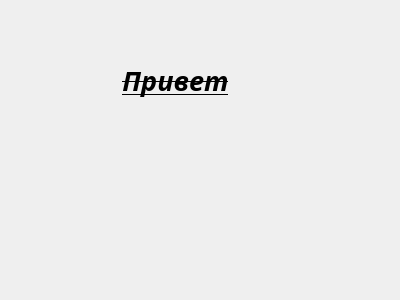
<?xml version="1.0" encoding="UTF-8"?>
<ui version="4.0">
 <class>Form</class>
 <widget class="QWidget" name="Form">
  <property name="geometry">
   <rect>
    <x>0</x>
    <y>0</y>
    <width>400</width>
    <height>300</height>
   </rect>
  </property>
  <property name="minimumSize">
   <size>
    <width>0</width>
    <height>0</height>
   </size>
  </property>
  <property name="maximumSize">
   <size>
    <width>16777215</width>
    <height>16777215</height>
   </size>
  </property>
  <property name="sizeIncrement">
   <size>
    <width>6653</width>
    <height>666</height>
   </size>
  </property>
  <property name="baseSize">
   <size>
    <width>66</width>
    <height>666</height>
   </size>
  </property>
  <property name="font">
   <font>
    <weight>75</weight>
    <italic>true</italic>
    <bold>true</bold>
    <underline>true</underline>
    <strikeout>true</strikeout>
   </font>
  </property>
  <property name="cursor">
   <cursorShape>ClosedHandCursor</cursorShape>
  </property>
  <property name="windowTitle">
   <string>Form</string>
  </property>
  <widget class="QPushButton" name="pushButton">
   <property name="geometry">
    <rect>
     <x>0</x>
     <y>40</y>
     <width>351</width>
     <height>81</height>
    </rect>
   </property>
   <property name="sizeIncrement">
    <size>
     <width>66</width>
     <height>66</height>
    </size>
   </property>
   <property name="baseSize">
    <size>
     <width>670</width>
     <height>66</height>
    </size>
   </property>
   <property name="font">
    <font>
     <family>Coiny 2.0</family>
     <pointsize>20</pointsize>
     <weight>75</weight>
     <italic>true</italic>
     <bold>true</bold>
     <underline>true</underline>
     <strikeout>true</strikeout>
    </font>
   </property>
   <property name="mouseTracking">
    <bool>false</bool>
   </property>
   <property name="text">
    <string>Привет</string>
   </property>
   <property name="icon">
    <iconset>
     <normaloff>../../Pictures/Movavi Фоторедактор/Image_1.png</normaloff>../../Pictures/Movavi Фоторедактор/Image_1.png</iconset>
   </property>
   <property name="iconSize">
    <size>
     <width>200</width>
     <height>200</height>
    </size>
   </property>
   <property name="shortcut">
    <string/>
   </property>
   <property name="checkable">
    <bool>false</bool>
   </property>
   <property name="autoDefault">
    <bool>false</bool>
   </property>
   <property name="default">
    <bool>false</bool>
   </property>
   <property name="flat">
    <bool>true</bool>
   </property>
  </widget>
 </widget>
 <resources/>
 <connections/>
</ui>
